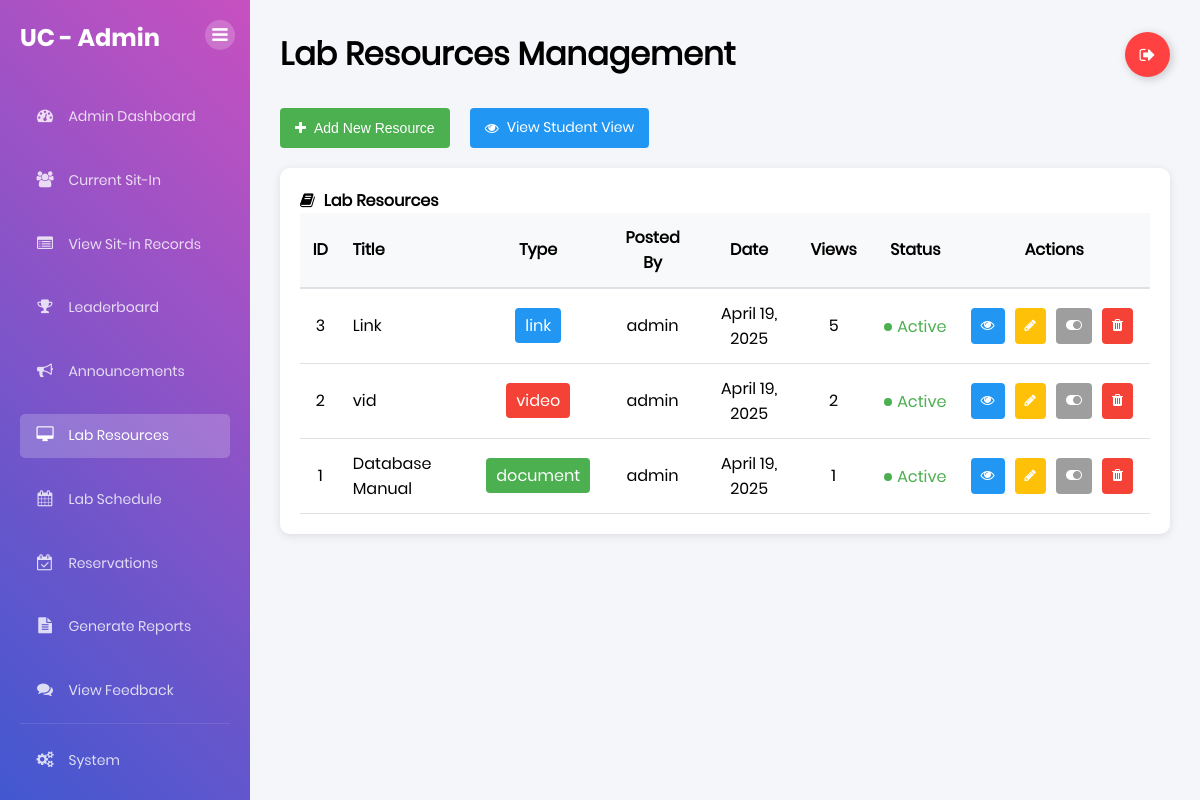
Before: /admin/lab_resources (signed in) with the older database file.
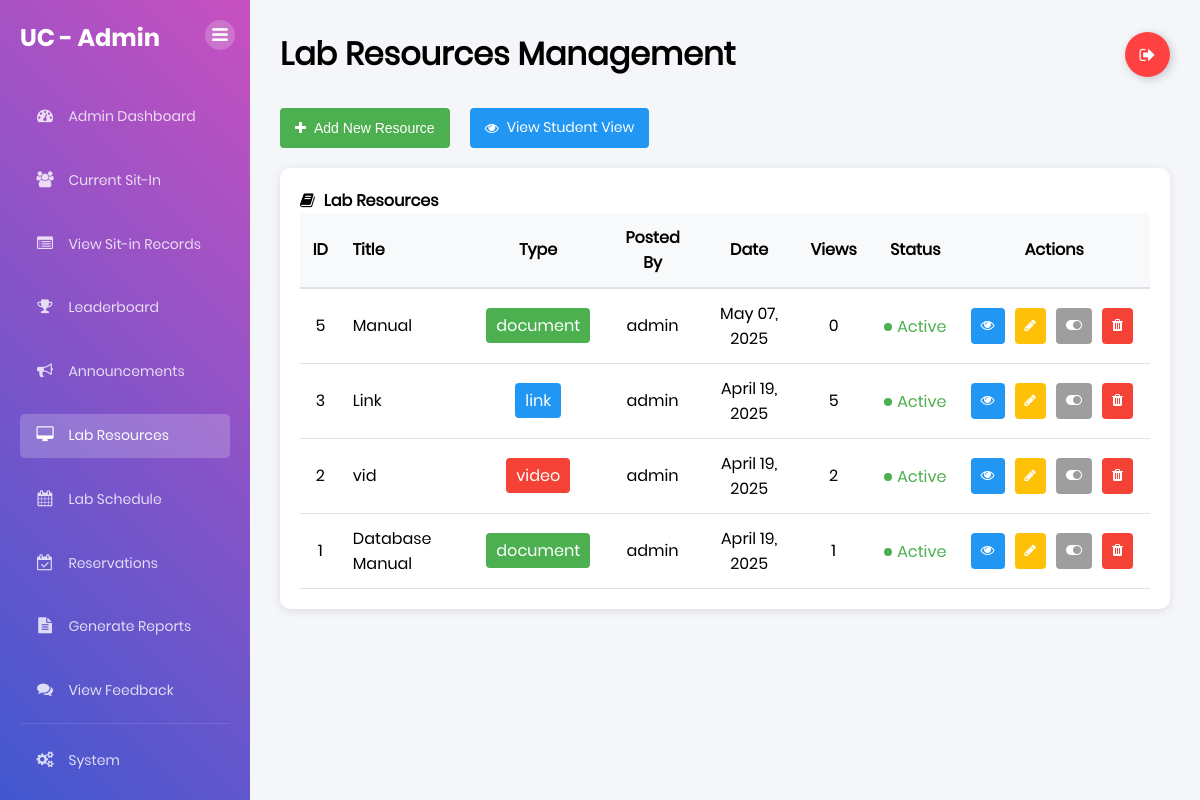
After: the same page with the newer database file.
### tables this page shows
CREATE TABLE lab_resources (
            resource_id INTEGER PRIMARY KEY AUTOINCREMENT,
            title TEXT NOT NULL,
            description TEXT NOT NULL,
            file_path TEXT,
            resource_type TEXT NOT NULL,
            posted_by TEXT NOT NULL,
            posted_date DATETIME DEFAULT CURRENT_TIMESTAMP,
            is_active BOOLEAN DEFAULT 1,
            view_count INTEGER DEFAULT 0
        );

### app.py (the view, shortened to what this page needs)
@app.route('/admin/lab_resources', methods=['GET', 'POST'])
def admin_lab_resources():
    if 'user' not in session or not session.get('is_admin'):
        flash("Access denied. Admin privileges required.", "danger")
        return redirect(url_for('home'))
    try:
        conn = get_db_connection()
        resources = conn.execute("""
            SELECT * FROM lab_resources
            ORDER BY posted_date DESC
        """).fetchall()
        return render_template('admin_lab_resources.html', resources=resources)
    except sqlite3.Error as e:
        flash(f"Database error: {str(e)}", "danger")
        return redirect(url_for('admin_dashboard'))
    finally:
        if conn:
            conn.close()

### app.py (called while the page is built)
def get_db_connection():
    conn = sqlite3.connect("users.db")
    conn.row_factory = sqlite3.Row
    return conn

@app.after_request
def add_header(response):
    response.headers["Cache-Control"] = "no-cache, no-store, must-revalidate"
    response.headers["Pragma"] = "no-cache"
    response.headers["Expires"] = "0"
    return response

def format_date(value):
    try:
        if 'T' in value:
            dt = datetime.strptime(value, '%Y-%m-%dT%H:%M')
        else:
            dt = datetime.strptime(value, '%Y-%m-%d %H:%M:%S')
        date_str = dt.strftime('%B %d, %Y')
        time_str = dt.strftime('%I:%M %p')
        return date_str, time_str
    except ValueError:
        return value, value

### templates/admin_lab_resources.html (shortened to what the changed rows need)
{% extends 'base.html' %} {% block content %}
<div class="dashboard-container">
  <div class="sidebar">
    <div class="sidebar-header">
      <h2>UC - Admin</h2>
    </div>
  </div>
  <div class="main-content">
    <div class="header">
      <h1>Lab Resources Management</h1>
    </div>
    <div class="content-row">
      <div class="schedule-card" style="width: 100%">
        <div style="overflow-x: auto">
          <table style="width: 100%; border-collapse: collapse">
            <thead>
              <tr style="background-color: #f8f9fa">
                <th style="padding: 12px; border-bottom: 2px solid #dee2e6; text-align: center; width: 5%;">
                  ID
                </th>
                <th style="padding: 12px; border-bottom: 2px solid #dee2e6; text-align: left; width: 20%;">
                  Title
                </th>
                <th style="padding: 12px; border-bottom: 2px solid #dee2e6; text-align: center; width: 10%;">
                  Type
                </th>
                <th style="padding: 12px; border-bottom: 2px solid #dee2e6; text-align: center; width: 15%;">
                  Posted By
                </th>
                <th style="padding: 12px; border-bottom: 2px solid #dee2e6; text-align: center; width: 15%;">
                  Date
                </th>
                <th style="padding: 12px; border-bottom: 2px solid #dee2e6; text-align: center; width: 10%;">
                  Views
                </th>
                <th style="padding: 12px; border-bottom: 2px solid #dee2e6; text-align: center; width: 10%;">
                  Status
                </th>
                <th style="padding: 12px; border-bottom: 2px solid #dee2e6; text-align: center; width: 15%;">
                  Actions
                </th>
              </tr>
            </thead>
            <tbody>
              {% for resource in resources %}
              <tr>
                <td style="padding: 12px; border-bottom: 1px solid #dee2e6; text-align: center;">
                  {{ resource.resource_id }}
                </td>
                <td style="padding: 12px; border-bottom: 1px solid #dee2e6; text-align: left;">
                  {{ resource.title }}
                </td>
                <td style="padding: 12px; border-bottom: 1px solid #dee2e6; text-align: center;">
                  {% if resource.resource_type == 'document' %}
                  <span style="background-color: #4CAF50; color: white; padding: 5px 10px; border-radius: 4px; display: inline-block;">document</span>
                  {% elif resource.resource_type == 'video' %}
                  <span style="background-color: #F44336; color: white; padding: 5px 10px; border-radius: 4px; display: inline-block;">video</span>
                  {% elif resource.resource_type == 'link' %}
                  <span style="background-color: #2196F3; color: white; padding: 5px 10px; border-radius: 4px; display: inline-block;">link</span>
                  {% else %}
                  <span style="background-color: #FFC107; color: white; padding: 5px 10px; border-radius: 4px; display: inline-block;">{{ resource.resource_type }}</span>
                  {% endif %}
                </td>
                <td style="padding: 12px; border-bottom: 1px solid #dee2e6; text-align: center;">
                  {{ resource.posted_by }}
                </td>
                <td style="padding: 12px; border-bottom: 1px solid #dee2e6; text-align: center;">
                  {{ resource.posted_date|format_date|first }}
                </td>
                <td style="padding: 12px; border-bottom: 1px solid #dee2e6; text-align: center;">
                  {{ resource.view_count }}
                </td>
                <td style="padding: 12px; border-bottom: 1px solid #dee2e6; text-align: center;">
                  {% if resource.is_active %}
                  <span style="display: inline-flex; align-items: center; color: #4CAF50;">
                    <span style="display: inline-block; width: 8px; height: 8px; border-radius: 50%; background-color: #4CAF50; margin-right: 5px;"></span>
                    Active
                  </span>
                  {% else %}
                  <span style="display: inline-flex; align-items: center; color: #F44336;">
                    <span style="display: inline-block; width: 8px; height: 8px; border-radius: 50%; background-color: #F44336; margin-right: 5px;"></span>
                    Inactive
                  </span>
                  {% endif %}
                </td>
                <td style="padding: 12px; border-bottom: 1px solid #dee2e6; text-align: center; white-space: nowrap;">
                  <div style="display: flex; justify-content: center; gap: 5px;">
                    <a href="{{ url_for('view_resource', resource_id=resource.resource_id) }}" class="action-btn view" title="View">
                      <i class="fa fa-eye"></i>
                    </a>
                    <button class="action-btn edit" title="Edit" onclick="editResource('{{ resource.resource_id }}', '{{ resource.title }}', '{{ resource.description }}', '{{ resource.resource_type }}')">
                      <i class="fa fa-pencil"></i>
                    </button>
                    <a href="{{ url_for('toggle_resource', resource_id=resource.resource_id) }}" class="action-btn {{ 'deactivate' if resource.is_active else 'activate' }}" title="{{ 'Deactivate' if resource.is_active else 'Activate' }}">
                      <i class="fa {{ 'fa-toggle-on' if resource.is_active else 'fa-toggle-off' }}"></i>
                    </a>
                    <a href="{{ url_for('delete_resource', resource_id=resource.resource_id) }}" class="action-btn delete" title="Delete" onclick="return confirm('Are you sure you want to delete this resource? This action cannot be undone.')">
                      <i class="fa fa-trash"></i>
                    </a>
                  </div>
                </td>
              </tr>
              {% endfor %}
            </tbody>
          </table>
        </div>
      </div>
    </div>
  </div>
</div>
{% endblock %}

Changed rows visible on the page:
added lab_resources: resource_id "5", title "Manual", resource_type "document", posted_by "admin", posted_date|first "May 07, 2025", view_count "0", is_active True (drawn)
